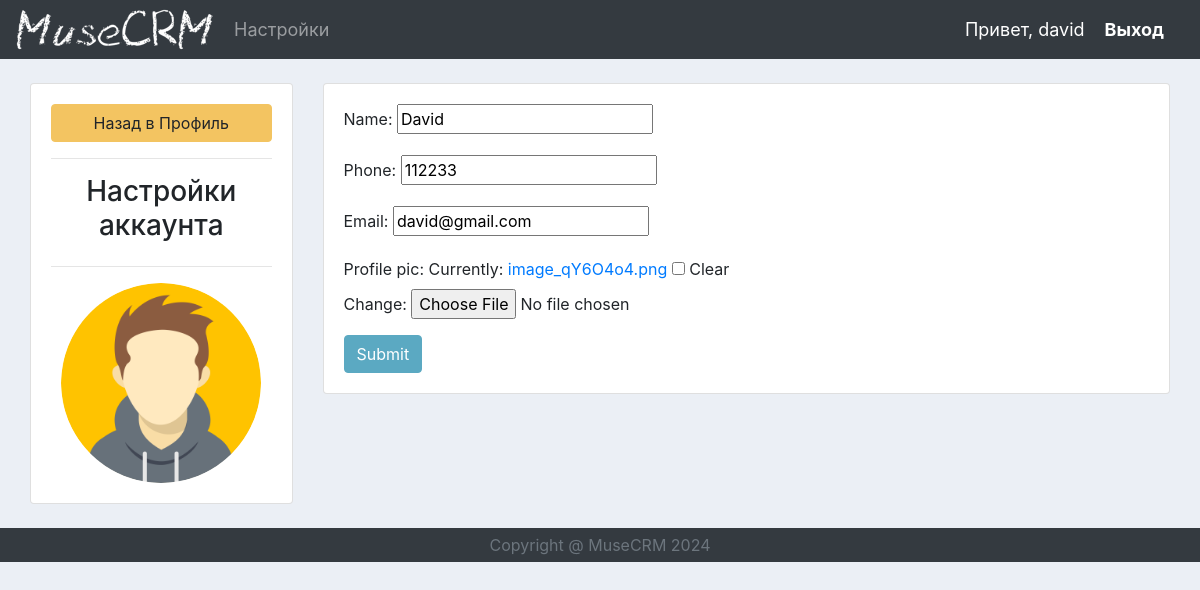
The page /account/ (signed in) on the database its author committed.
### accounts/models.py (models this page shows, shortened)
class Customer(models.Model):
    user = models.OneToOneField(User, blank=True, on_delete=models.CASCADE, null=True)
    name = models.CharField(max_length=200, null=True)
    phone = models.CharField(max_length=200, blank=True, null=True)
    email = models.CharField(max_length=200, blank=True, null=True)
    profile_pic = models.ImageField(default="placeholder2.png", blank=True, null=True)
    date_created = models.DateTimeField(auto_now_add=True, null=True)

### accounts/decorators.py (the view)
        def wrapper_func(request, *args, **kwargs):
            group = None
            if request.user.groups.exists():
                group = request.user.groups.all()[0].name
            if group in allowed_roles:
                return view_func(request, *args, **kwargs)
            else:
                return HttpResponse("Вы не авторизованы, чтобы видеть эту страницу.")

### accounts/forms.py
class CustomerForm(ModelForm):
    class Meta:
        model = Customer
        fields = '__all__'
        exclude = ['user']

### accounts/views.py (called while the page is built)
@login_required(login_url='login')
@allowed_users(allowed_roles=["customer"])
def accountSettings(request):
    customer = request.user.customer
    form = CustomerForm(instance=customer)
    if request.method == "POST":
        form = CustomerForm(request.POST, request.FILES, instance=customer)
        if form.is_valid():
            form.save()
    context = {"form":form}
    return render(request, 'accounts/account_settings.html', context)

### accounts/templates/accounts/account_settings.html (shortened to what this page needs)
{% extends 'accounts/main.html' %}
{% load static %}
{% block content %}
<br>
<div class="col">
    <div class="row">
        <div class="col-md-3">
            <div class="card card-body">
                <a class="btn btn-warning" href="{% url 'home' %}">Назад в Профиль</a>
                <hr>
                <h3 style="text-align: center;">Настройки аккаунта</h3>
                <hr>
                <img class="profile-pic" src="{{request.user.customer.profile_pic.url}}">
            </div>
        </div>
        <div class="col-md-9">
            <div class="card card-body">
                <form method="POST" action="" enctype="multipart/form-data">
                    {{form.as_p}}
                    <input class="btn btn-primary" type="submit" name="Обновить информацию">
                </form>
            </div>
        </div>
    </div>
</div>
{% endblock %}

### accounts/templates/accounts/navbar.html (shortened to what this page needs)
{% load static %}
<nav class="navbar navbar-expand-lg navbar-dark bg-dark">
  <img src="{% static './images/CRM.png' %}">
  <div class="collapse navbar-collapse" id="navbarNav">
    <ul class="navbar-nav">
      {% if request.user.is_staff %}
      <li class="nav-item active">
        <a class="nav-link" href="{% url 'home' %}">Дашборд</a>
      </li>
      <li class="nav-item">
        <a class="nav-link" href="{% url 'products' %}">Продукты</a>
      </li>
      {% else %}
      <li class="nav-item">
        <a class="settings nav-link" href="{% url 'account' %}">Настройки</a>
      </li>
      {% endif %}
    </ul>
  </div>
  <span class="hello-msg">Привет, {{request.user}}</span>
  <span class="hello-msg"><a class="logout" href="{% url 'logout' %}">Выход</a></span>
</nav>

### static/css/main.css (style rules this page uses)
body { background-color: #ebeff5; }
.btn-primary { color: #fff; background-color: #5ba9c2; border-color: #5ba9c2; }
.btn-warning { color: #212529; background-color: #f3c461; border-color: #f3c461; }

### accounts/templates/accounts/navbar.html (style rules this page uses)
.hello-msg { font-size: 18px; margin-right: 20px; color: white; }
.logout { font-weight: bold; color: white; }
.settings { margin-left: 10px; font-size: 18px; color: white; }

### accounts/templates/accounts/account_settings.html (style rules this page uses)
.profile-pic { max-width: 200px; max-height: 200px; margin: 0 auto; border-radius: 50%; }

### rows shown on the page
Customer: name "David", phone "112233", email "david@gmail.com"

### other values the page prints
{{ request.user }} "david"
